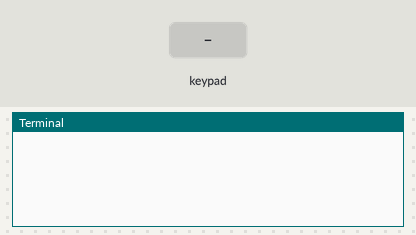
Simulated run of this program. Board: Raspberry Pi (BCM pin numbers). Shown: the last lines printed to the terminal. The test bench sets the inputs (shaded band).

Above: at 1.2 s.
1.3 s: key '1' pressed
At 2.3 s:
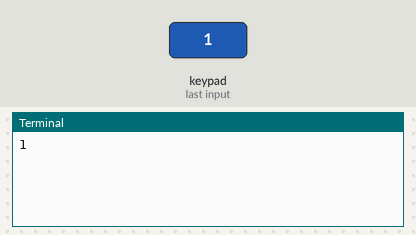
2.8 s: keypad keys 1 2 # pressed 0.4 s apart
At 4.1 s:
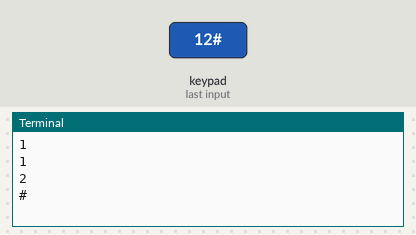
5.5 s: key '*' pressed
At 6.7 s:
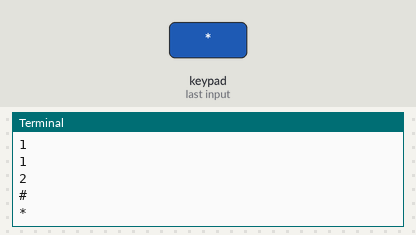

Measured:
- after the input at 1.3 s, the terminal: prints a new line at once (image 1)
- after the input at 2.8 s, the terminal: prints a new line after 0.40 s (image 2)
- after the input at 5.5 s, the terminal: prints a new line at once (image 3)

The program:

numpadInput.py
```python
import RPi.GPIO as GPIO
GPIO.setmode(GPIO.BCM)
# define numpad layout matrix
MATRIX = [['1','2','3'],
          ['4','5','6'],
          ['7','8','9'],
          ['*','0','#']]
# used pins
col = [16,20,21]
row = [6,13,19,26]
# set row pins as input
for j in range(4):
    GPIO.setup(row[j], GPIO.IN, pull_up_down = GPIO.PUD_UP)
# set col pins high
for i in range(3):
    GPIO.setup(col[i], GPIO.OUT)
    GPIO.output(col[i], 1)
# scroll through columns and when a column pin is pulled low do some action
try:
    while(True):
        for j in range(3):
            GPIO.output(col[j],0)

            for i in range(4):
                if GPIO.input(row[i]) == 0:
                    # some action
                    print(MATRIX[i][j])
                    # while the button is pressed don't do anyting (pass)
                    while(GPIO.input(row[i]) == 0):
                        pass
            # reset status of column pin to high
            GPIO.output(col[j],1)
# reset GPIO pins
except KeyboardInterrupt:
    GPIO.cleanup()
```
